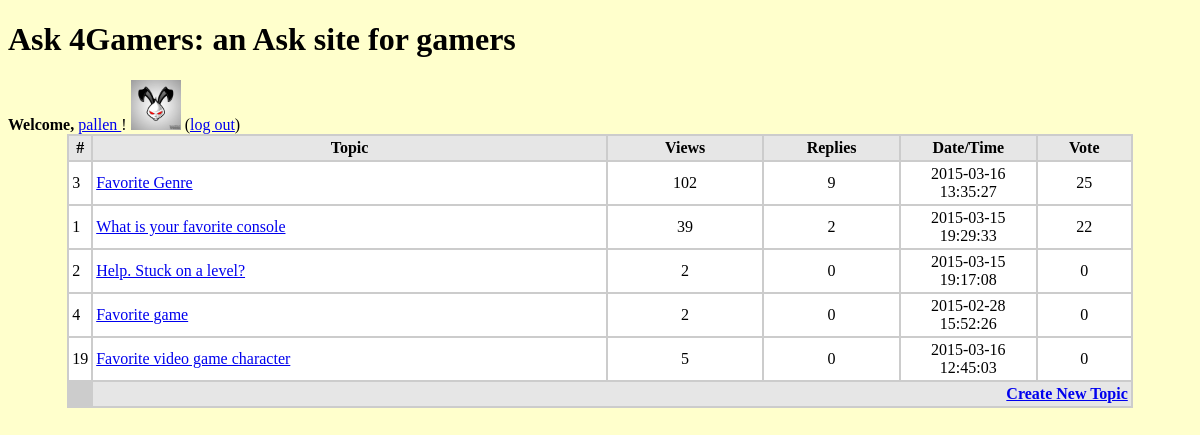
The app's page /index.php (signed in), older data.
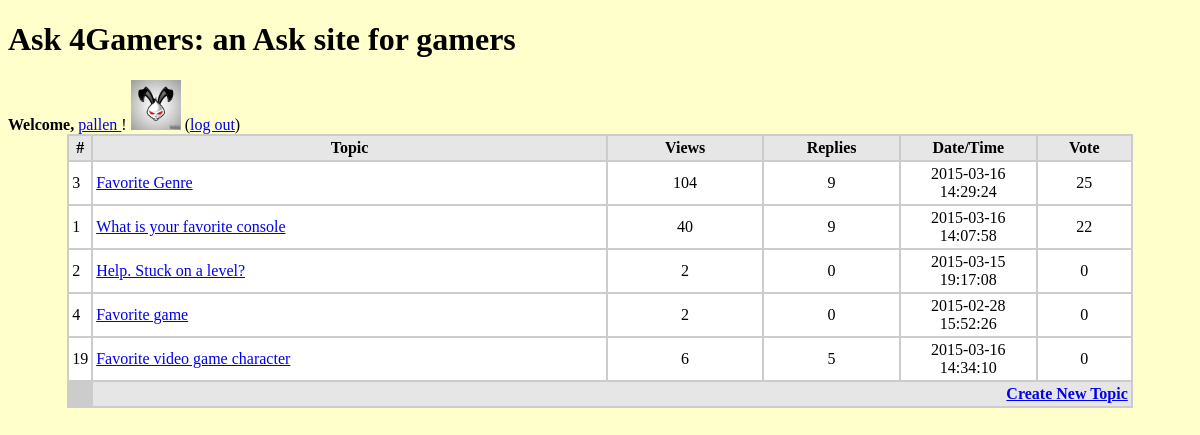
The same page, newer data.
### tables this page shows
CREATE TABLE IF NOT EXISTS `user` (
`id` int(4) NOT NULL,
  `username` varchar(30) NOT NULL,
  `password` varchar(30) NOT NULL,
  `picture` longtext NOT NULL
);

CREATE TABLE IF NOT EXISTS `question` (
  `u_id` int(4) NOT NULL,
`q_id` int(4) NOT NULL,
  `topic` varchar(255) NOT NULL,
  `detail` longtext NOT NULL,
  `datetime` timestamp NOT NULL DEFAULT '0000-00-00 00:00:00' ON UPDATE CURRENT_TIMESTAMP,
  `view` int(4) DEFAULT '0',
  `reply` int(4) DEFAULT '0',
  `value` int(5) NOT NULL DEFAULT '0'
);

### index.php (the view, shortened to what this page needs)
<?php
include_once "creds.php";
$tbl_name="question";
$tbl_name2="user";
 $uname = $_SESSION['username'];
$db = new mysqli($host, $user,$pw,$db_name);
$sql="SELECT * FROM  `$tbl_name` ORDER BY value DESC LIMIT 5";
$sql1="SELECT id FROM `$tbl_name2` WHERE `username` =  '".$uname. "'";
$result=$db->query($sql);
$results=$db->query($sql1);
$row=mysqli_fetch_array($results);
?>
<!DOCTYPE html>
<html>
<head>
<link rel="stylesheet" type="text/css" href="style.css">
</head>
<body>
	<h1> Ask 4Gamers: an Ask site for gamers</h1>
	<td> <strong>Welcome, </strong>
	<a href="profile.php?id=<?php echo $row['id']; ?>" ><?=$_SESSION['username']?> </a> !
<?php
	$sqlpic ="SELECT picture FROM `$tbl_name2` WHERE `username` = '".$uname. "'";
	$respic = $db->query($sqlpic);
	$rpic = mysqli_fetch_array($respic);
	if($rpic['picture'] == "" ){
		echo "<img width='50' height = '50' src='Pictures/default.png' alt='Default Profile Pic'>";
	}
	else{
		echo"<img width='50' height='50' src='Pictures/".$rpic['picture']."' alt=Profile Pic'>";
	}
?>
	(<a href="index.php?action=logout">log out</a>)</td>
<table width="90%" border="0" align="center" cellpadding="3" cellspacing"1" bgcolor="#CCCCCC">
	<tr>
		<td width-"13%" align="center" bgcolor="#E6E6E6"><strong>#</strong></td>
		<td width="50%" align="center" bgcolor="#E6E6E6"><strong>Topic</strong></td>
		<td width="15%" align="center" bgcolor="#E6E6E6"><strong>Views</strong></td>
		<td width="13%" align="center" bgcolor="#E6E6E6"><strong>Replies</strong></td>
		<td width="13%" align="center" bgcolor="#E6E6E6"><strong>Date/Time</strong></td>
		<td width="13%" align="center" bgcolor="#E6E6E6"><strong>Vote</strong></td>
	</tr>
	<?php
	while($rows=mysqli_fetch_array($result)){
		?>
		<tr>
			<td bgcolor="#FFFFFF"><?php echo $rows['q_id']; ?></td>
			<td bgcolor="#FFFFFF"><a href="view.php?id=<?php echo $rows['q_id']; ?> "><?php echo $rows['topic']; ?></a><BR></td>
			<td align="center" bgcolor="#FFFFFF"><?php echo $rows['view']; ?></td>
			<td align="center" bgcolor="#FFFFFF"><?php echo $rows['reply']; ?></td>
			<td align="center" bgcolor="#FFFFFF"><?php echo $rows['datetime']; ?></td>
			<td align="center" bgcolor="#FFFFFF"><?php echo $rows['value']; ?> </td>
		</tr>
		<?php
	}
?>
<form>
<tr>
<td><input name="username" type="hidden" value="<?php echo $username; ?>"></td>
<td colspan="5" align="right" bgcolor="#E6E6E6"><a href="create.php"><strong>Create New Topic</strong> </a></td>
</tr>
</form
</table>
</body>
</html>

### style.css (style rules this page uses)
body { background-color: #FFFFCC; }
h1 { color: : #3333CC; }

Row changes from the older to the newer data that the page shows:
changed question "Favorite Genre": view "102" → "104"; datetime "2015-03-16 13:35:27" → "2015-03-16 14:29:24"
changed question "What is your favorite console": view "39" → "40"; reply "2" → "9"; datetime "2015-03-15 19:29:33" → "2015-03-16 14:07:58"
changed question "Favorite video game character": view "5" → "6"; reply "0" → "5"; datetime "2015-03-16 12:45:03" → "2015-03-16 14:34:10"
